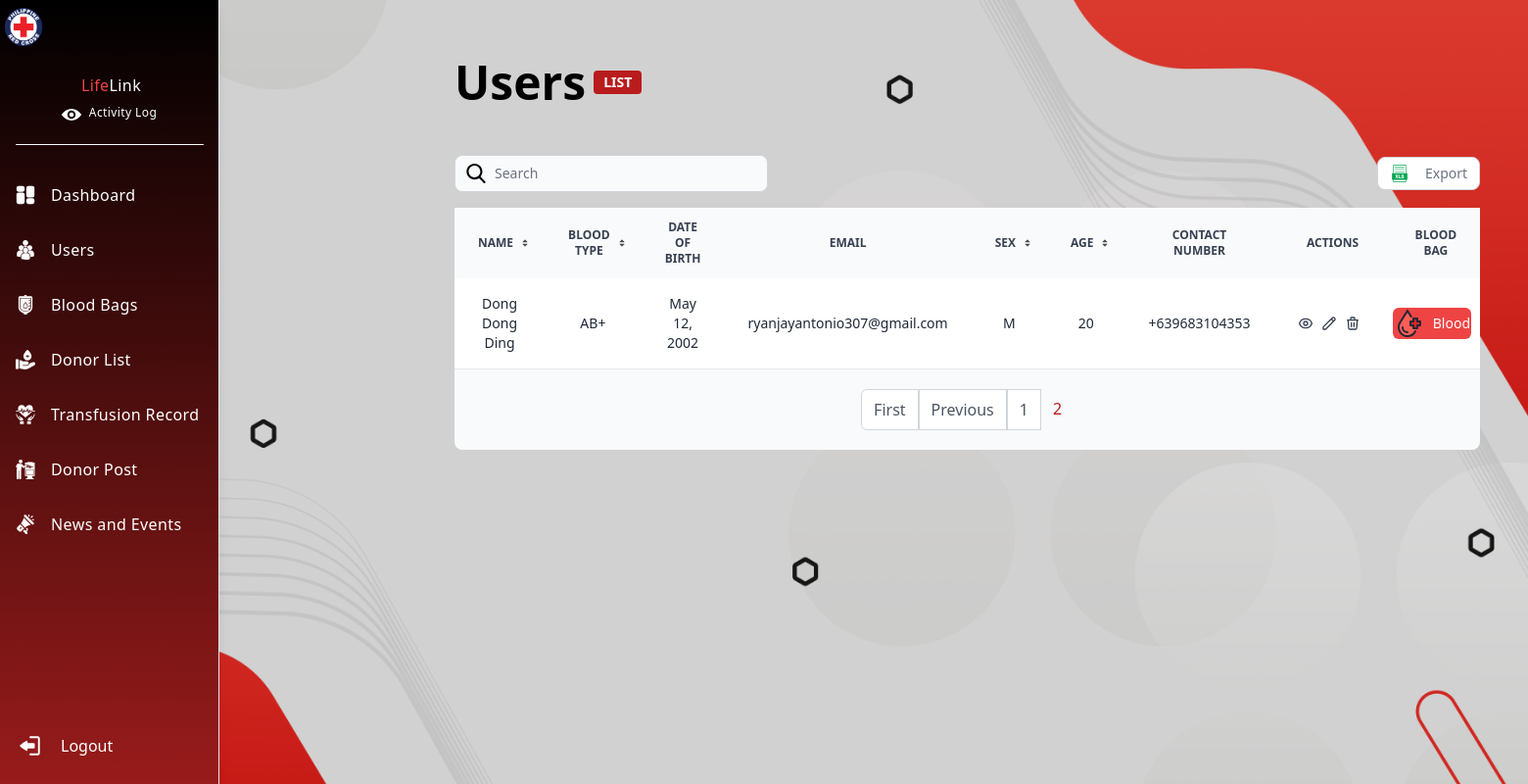
The app's page /lifelinkadmin/users-list/?page=2, older data.
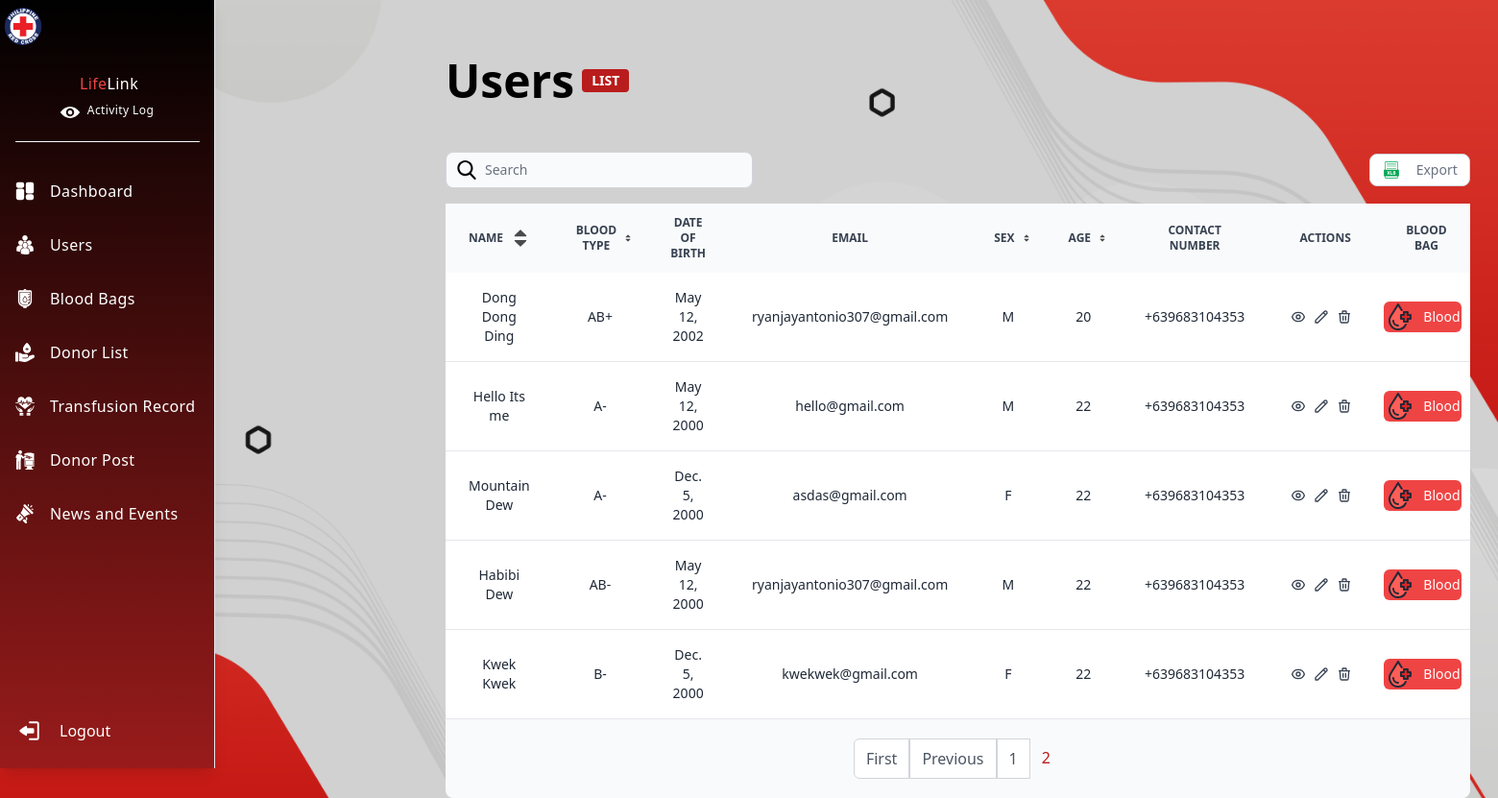
The same page, newer data.
### account/models.py (models this page shows, shortened)
class DonorInfo(models.Model):
    GENDER_CHOICES = (
        ('M', 'Male'),
        ('F', 'Female'),
    )
    BLOOD_TYPES = (
        ('A+', 'A positive'),
        ('A-', 'A negative'),
        ('B+', 'B positive'),
        ('B-', 'B negative'),
        ('AB+', 'AB positive'),
        ('AB-', 'AB negative'),
        ('O+', 'O positive'),
        ('O-', 'O negative'),
    )
    info_id = models.CharField(max_length=7, unique=True, primary_key=True, editable=False, default=generate_id)
    user = models.OneToOneField(User, on_delete=models.CASCADE)
    firstname=models.CharField(max_length=50)
    lastname=models.CharField(max_length=50)
    blood_type = models.CharField(max_length=3, choices=BLOOD_TYPES)
    date_of_birth = models.DateField(null=True, blank=True)
    email = models.CharField(max_length=50)
    address = models.CharField(max_length=50)
    sex = models.CharField(max_length=10, choices=GENDER_CHOICES)
    occupation = models.CharField(max_length=50, null=True)
    age = models.IntegerField(default=0, editable=False)
    contact_number = PhoneNumberField(default='+639')
    completed_at=models.DateTimeField(auto_now_add=True)
    is_privacy_accepted_terms_accepted = models.BooleanField(default=False)
    is_consent_accepted = models.BooleanField(default=False)
    def calculate_age(self):
        if not self.date_of_birth:
            return None
        today = date.today()
        age = today.year - self.date_of_birth.year - ((today.month, today.day) < (self.date_of_birth.month, self.date_of_birth.day))
        return age
    calculate_age.short_description = 'Age'

### custom_admin/views.py (the view)
# urls.py: path('users-list/', views.usersList, name='users-list'),
def usersList(request):
    user_list = DonorInfo.objects.all()
    paginator = Paginator(user_list, 6)
    page = request.GET.get('page')
    users = paginator.get_page(page)
    return render(request, 'custom_admin/users.html', {'users': users, 'sidebar':users})

### custom_admin/templates/custom_admin/users.html (shortened to what this page needs)
{% extends "custom_admin/base.html" %}
{% load tailwind_filters %}
{% load static %}
{% load static tailwind_tags %}
{% block content %}
<div class="flex flex-row">
  <div>
    {% include "custom_admin/sidebar.html" %}
  </div>
  <div>
<div class="relative overflow-x-auto shadow-b-2xl sm:rounded-lg mx-60 mt-[60px]">
  <h1 class="flex items-center text-5xl font-extrabold dark:text-white mb-[50px]">Users<span class="bg-red-700 text-white text-sm font-semibold mr-2 px-2.5 py-0.5 rounded dark:bg-red-200 dark:text-black ml-2">LIST</span></h1>
   <div class="flex items-center justify-between pb-4">
      <div class="relative">
         <div class="absolute inset-y-0 left-0 flex items-center pl-3 pointer-events-none">
         </div>
         <input type="text" id="search" class="block p-2 pl-10 text-sm text-gray-900 border border-gray-300 rounded-lg w-80 bg-gray-50 focus:ring-blue-500 focus:border-blue-500 dark:bg-gray-700 dark:border-gray-600 dark:placeholder-gray-400 dark:text-white dark:focus:ring-blue-500 dark:focus:border-blue-500" placeholder="Search">
      </div>
      <div>
         <a href="{% url 'export-donor-info' %}">
         <button id="dateRange-modal-trigger-btn" data-modal-target="small-modal" data-modal-toggle="small-modal" class="inline-flex items-center text-gray-500 bg-white border border-gray-300 focus:outline-none hover:bg-gray-300 focus:ring-4 focus:ring-gray-200 font-medium rounded-lg text-sm px-3 py-1.5 dark:bg-gray-800 dark:text-white dark:border-gray-600 dark:hover:bg-gray-700 dark:hover:border-gray-600 dark:focus:ring-gray-700" type="button">
         <img src="{% static 'assets/icons/xls.svg' %}" alt="xls icon" class="w-5 h-5 mr-4">
         Export
         </button>
         </a>
      </div>
   </div>
   <table class="w-full text-sm text-left text-gray-500 dark:text-gray-400 table-auto" id="table">
      <thead class="text-xs text-gray-700 uppercase bg-gray-50 dark:bg-gray-700 dark:text-gray-400 text-center">
         <tr>
            <th scope="col" class="px-6 py-3">
               <div class="flex items-center justify-center">
                  Name
                  <a href="#" id="sort-name"><img src="{% static 'assets/icons/sort.svg' %}" alt="sort icon" class="w-5 h-5 ml-2"></a>
               </div>
            </th>
            <th scope="col" class="px-6 py-3">
               <div class="flex items-center justify-center">
                  Blood Type
                  <a href="#" id="sort-blood-type"><img src="{% static 'assets/icons/sort.svg' %}" alt="sort icon" class="w-5 h-5 ml-2"></a>
               </div>
            </th>
            <th scope="col" class="px-6 py-3">
               <div class="flex items-center justify-center">
                  Date of Birth
               </div>
            </th>
            <th scope="col" class="px-6 py-3">
               Email
            </th>
            <th scope="col" class="px-6 py-3">
               <div class="flex items-center justify-center">
                  Sex
                  <a href="#" id="sort-sex"><img src="{% static 'assets/icons/sort.svg' %}" alt="sort icon" class="w-5 h-5 ml-2"></a>
               </div>
            </th>
            <th scope="col" class="px-6 py-3">
               <div class="flex items-center justify-center">
                  Age
                  <a href="#" id="sort-age"><img src="{% static 'assets/icons/sort.svg' %}" alt="sort icon" class="w-5 h-5 ml-2"></a>
               </div>
            </th>
            <th scope="col" class="px-6 py-3">
               Contact Number
            </th>
            <th scope="col" class="px-6 py-3">
               Actions
            </th>
            <th scope="col" class="px-6 py-3">
               Blood Bag
            </th>
         </tr>
      </thead>
      <tbody id="table-body">
         {% for user in users  %}
         <tr class="bg-white border-b dark:bg-gray-800 dark:border-gray-700 hover:bg-gray-50 dark:hover:bg-gray-600 text-center text-gray-800">
            <td class="px-6 py-4">
               {{ user.firstname }} {{ user.lastname }}
            </td>
            <td class="px-6 py-4">
               {{user.blood_type }}
            </td>
            <td class="px-6 py-4">
               {{ user.date_of_birth }}
            </td>
            <td class="px-6 py-4">
               {{ user.email }}
            </td>
            <td class="px-6 py-4">
               {{ user.sex }}
            </td>
            <td class="px-6 py-4">
               {{ user.age }}
            </td>
            <td class="px-6 py-4">
               {{ user.contact_number }}
            </td>
            <td class="px-6 py-4">
               <div class="flex item-center justify-center">
                  <div class="w-4 mr-2 transform hover:text-blue-500 hover:scale-110 text-gray-700">
                  </div>
                  <div class="w-4 mr-2 transform hover:text-blue-500 hover:scale-110 text-gray-700">
                     <svg xmlns="http://www.w3.org/2000/svg" fill="none" viewBox="0 0 24 24" stroke="currentColor">
                        <path stroke-linecap="round" stroke-linejoin="round" stroke-width="2" d="M15.232 5.232l3.536 3.536m-2.036-5.036a2.5 2.5 0 113.536 3.536L6.5 21.036H3v-3.572L16.732 3.732z" />
                     </svg>
                  </div>
                  <div class="w-4 mr-2 transform hover:text-red-500 hover:scale-110 text-gray-700">
                     <svg xmlns="http://www.w3.org/2000/svg" fill="none" viewBox="0 0 24 24" stroke="currentColor">
                        <path stroke-linecap="round" stroke-linejoin="round" stroke-width="2" d="M19 7l-.867 12.142A2 2 0 0116.138 21H7.862a2 2 0 01-1.995-1.858L5 7m5 4v6m4-6v6m1-10V4a1 1 0 00-1-1h-4a1 1 0 00-1 1v3M4 7h16" />
                     </svg>
                  </div>
               </div>
            </td>
            <td class="">
               <a href="#" id="modal-trigger-btn" class="flex items-center bg-red-500 text-white rounded-md justify-center mr-2 hover:bg-red-700">
               <img src="{% static 'assets/icons/blood.svg' %}" alt="Add icon" class="lg:w-8 mr-2 sm:w-3 md:w-5">
               <span>Blood</span>
               </a>
            </td>
         </tr>
         {% endfor %}
      </tbody>
   </table>
   <nav class="bg-gray-50 flex items-center justify-center py-5">
    {% if users.has_other_pages %}
      <ul class="flex list-none">
        {% if users.has_previous %}
          <li>
            <a class="relative block px-3 py-2 rounded-l-md bg-white border border-gray-300 text-gray-600 hover:text-gray-900 dark:bg-gray-700 dark:text-white dark:hover:text-gray-300" href="?page=1"><span>First</span></a>
          </li>
          <li>
            <a class="relative block px-3 py-2 bg-white border border-gray-300 text-gray-600 hover:text-gray-900 dark:bg-gray-700 dark:text-white dark:hover:text-gray-300" href="?page={{ users.previous_page_number }}">Previous</a>
          </li>
        {% endif %}
        {% for i in users.paginator.page_range %}
          {% if users.number == i %}
            <li>
              <a class="relative block px-3 py-2 bg-primary text-red-700 font-medium rounded-md" href="?page={{ i }}">{{ i }}</a>
            </li>
          {% elif i > users.number|add:'-3' and i < users.number|add:'3' %}
            <li>
              <a class="relative block px-3 py-2 bg-white border border-gray-300 text-gray-600 hover:text-gray-900 dark:bg-gray-700 dark:text-white dark:hover:text-gray-300" href="?page={{ i }}">{{ i }}</a>
            </li>
          {% endif %}
        {% endfor %}
          </ul>
          {% endif %}
            </nav>
</div>
  </div>
</div>
{% endblock content%}

### custom_admin/templates/custom_admin/base.html (shortened to what this page needs)
{% load static %}
{% load static tailwind_tags %}
<!DOCTYPE html>
<html lang="en">
   <head>
      {% tailwind_css %}
   </head>
   <body class="bg-[#D1d1d1] bg-cover bg-center bg-no-repeat bg-fixed" style="background-image: url('/static/assets/img/bg-1.png');">
      {% block content %}{% endblock content %}
   </body>
</html>

### custom_admin/templates/custom_admin/sidebar.html (shortened to what this page needs)
{% load tailwind_filters %}
{% load static %}
{% load static tailwind_tags %}
<div class="min-h-screenduration-500 ease-in-out ">
    <div class="sidebar min-h-screen w-[50px] overflow-hidden border-r hover:w-56 bg-gradient-to-b from-black to-red-800 hover:shadow-lg">
      <div class="flex h-screen flex-col justify-between pt-2 pb-6">
        <div>
          <div class="w-max">
            <div class="flex flex-row items-center justify-center">
              <img src="{% static 'assets/img/prc.png' %}" alt="Search icon" class="w-[50px]">
            </div>
          </div>
          <ul class="mt-1 space-y-2 tracking-wide">
            <li class="min-w-max flex flex-col items-center justify-center">
              <span aria-label="dashboard" class="relative flex items-center space-x-4  px-4 py-3">
              </span>
              <span class="-mr-1 font-medium text-center text-white mb-2"><span class="text-red-500">Life</span>Link</span>
              <a href="#" class="hover:underline hover:text-white">
              <div class="flex flex-row">
                <img src="{% static 'assets/icons/eye.svg' %}" alt="view icon" class="w-[20px]">
                <span class="text-white text-xs ml-2">Activity Log</span>
              </div>
            </a>
            </li>
            <li class="min-w-max">
              <a href="{% url 'dashboard' %}" aria-label="dashboard" class="relative flex items-center space-x-4  px-4 py-3 text-white hover:bg-blue-700 hover:rounded-md">
                <img src="{% static 'assets/icons/layout.svg' %}" alt="dashboard icon" class="w-[20px]">
                <span class="-mr-1 font-medium">Dashboard</span>
              </a>
            </li>
            <li class="min-w-max">
                <a href="{% url 'users-list' %}" aria-label="dashboard" class="relative flex items-center space-x-4  px-4 py-3 text-white hover:bg-blue-700 hover:rounded-md">
                  <img src="{% static 'assets/icons/group-of-users-silhouette.svg' %}" alt="users icon" class="w-[20px]">
                  <span class="-mr-1 font-medium">Users</span>
                </a>
              </li>
              <li class="min-w-max">
                <a href="#" aria-label="dashboard" class="relative flex items-center space-x-4  px-4 py-3 text-white hover:bg-blue-700 hover:rounded-md">
                  <img src="{% static 'assets/icons/blood-bag.svg' %}" alt="blood bag icon" class="w-[20px]">
                  <span class="-mr-1 font-medium">Blood Bags</span>
                </a>
              </li>
              <li class="min-w-max">
                <a href="#" aria-label="dashboard" class="relative flex items-center space-x-4  px-4 py-3 text-white hover:bg-blue-700 hover:rounded-md">
                  <img src="{% static 'assets/icons/donor.svg' %}" alt="Search icon" class="w-[20px]">
                  <span class="-mr-1 font-medium">Donor List</span>
                </a>
              </li>
              <li class="min-w-max">
                <a href="#" aria-label="dashboard" class="relative flex items-center space-x-4  px-4 py-3 text-white hover:bg-blue-700 hover:rounded-md">
                  <img src="{% static 'assets/icons/life-insurance (1).svg' %}" alt="stock icon" class="w-[20px]">
                  <span class="-mr-1 font-medium">Transfusion Record</span>
                </a>
              </li>
              <li class="min-w-max">
                <a href="#" aria-label="dashboard" class="relative flex items-center space-x-4  px-4 py-3 text-white hover:bg-blue-700 hover:rounded-md">
                  <img src="{% static 'assets/icons/post-office.svg' %}" alt="Search icon" class="w-[20px]">
                  <span class="-mr-1 font-medium">Donor Post</span>
                </a>
              </li>
              <li class="min-w-max">
                <a href="#" aria-label="dashboard" class="relative flex items-center space-x-4  px-4 py-3 text-white hover:bg-blue-700 hover:rounded-md ">
                  <img src="{% static 'assets/icons/megaphone.svg' %}" alt="Search icon" class="w-[20px]">
                  <span class="-mr-1 font-medium">News and Events</span>
                </a>
              </li>
          </ul>
        </div>
        <div class="min-w-max -mb-3">
          <a href="#" aria-label="dashboard" class="relative flex items-center space-x-4  px-4 py-3 text-white hover:bg-blue-700 hover:rounded-md">
            <img src="{% static 'assets/icons/logout.svg' %}" alt="Search icon" class="w-[30px]">
            <span class="-mr-1 font-medium">Logout</span>
          </a>
        </div>
      </div>
    </div>
  </div>

### prcuser/templates/prcuser/footer.html (shortened to what this page needs)
{% load static %}
{% load static tailwind_tags %}

Row changes from the older to the newer data that the page shows:
added DonorInfo: firstname "Hello", lastname "Its me", blood_type "A-", date_of_birth "May 12, 2000", email "hello@gmail.com", sex "M", age "22", contact_number "+639683104353"
added DonorInfo: firstname "Mountain", lastname "Dew", blood_type "A-", date_of_birth "Dec. 5, 2000", email "asdas@gmail.com", sex "F", age "22", contact_number "+639683104353"
added DonorInfo: firstname "Habibi", lastname "Dew", blood_type "AB-", date_of_birth "May 12, 2000", email "ryanjayantonio307@gmail.com", sex "M", age "22", contact_number "+639683104353"
added DonorInfo: firstname "Kwek", lastname "Kwek", blood_type "B-", date_of_birth "Dec. 5, 2000", email "kwekwek@gmail.com", sex "F", age "22", contact_number "+639683104353"
